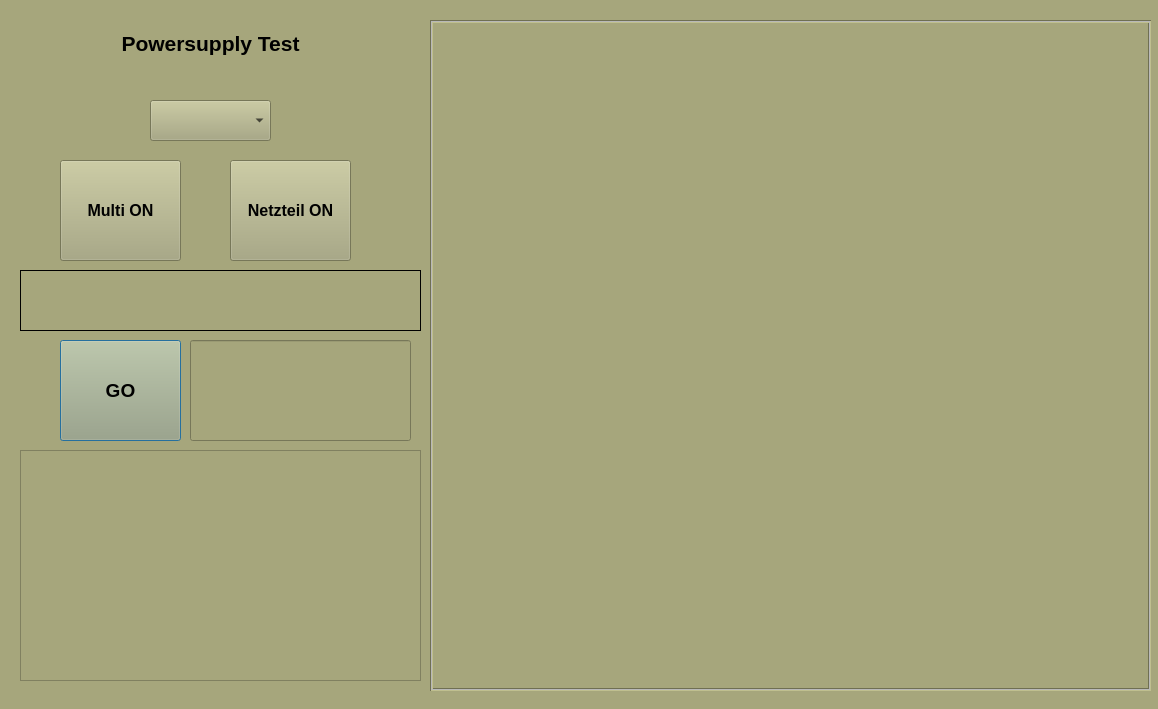
<?xml version="1.0" encoding="UTF-8"?>
<ui version="4.0">
 <class>Dialog</class>
 <widget class="QDialog" name="Dialog">
  <property name="geometry">
   <rect>
    <x>0</x>
    <y>0</y>
    <width>1158</width>
    <height>709</height>
   </rect>
  </property>
  <property name="windowTitle">
   <string>Dialog</string>
  </property>
  <property name="styleSheet">
   <string notr="true">background-color: rgb(166, 166, 124);</string>
  </property>
  <widget class="QComboBox" name="AC_DC_box">
   <property name="geometry">
    <rect>
     <x>150</x>
     <y>100</y>
     <width>121</width>
     <height>41</height>
    </rect>
   </property>
   <property name="font">
    <font>
     <pointsize>12</pointsize>
     <weight>75</weight>
     <bold>true</bold>
    </font>
   </property>
  </widget>
  <widget class="QLabel" name="title_label">
   <property name="geometry">
    <rect>
     <x>110</x>
     <y>30</y>
     <width>201</width>
     <height>51</height>
    </rect>
   </property>
   <property name="font">
    <font>
     <pointsize>16</pointsize>
     <weight>75</weight>
     <bold>true</bold>
    </font>
   </property>
   <property name="text">
    <string>Powersupply Test
</string>
   </property>
   <property name="alignment">
    <set>Qt::AlignCenter</set>
   </property>
  </widget>
  <widget class="QPushButton" name="test_button">
   <property name="geometry">
    <rect>
     <x>60</x>
     <y>340</y>
     <width>121</width>
     <height>101</height>
    </rect>
   </property>
   <property name="font">
    <font>
     <pointsize>14</pointsize>
     <weight>75</weight>
     <bold>true</bold>
    </font>
   </property>
   <property name="text">
    <string>GO</string>
   </property>
  </widget>
  <widget class="QLineEdit" name="result_edit">
   <property name="geometry">
    <rect>
     <x>190</x>
     <y>340</y>
     <width>221</width>
     <height>101</height>
    </rect>
   </property>
   <property name="font">
    <font>
     <pointsize>11</pointsize>
     <weight>75</weight>
     <bold>true</bold>
    </font>
   </property>
   <property name="alignment">
    <set>Qt::AlignCenter</set>
   </property>
  </widget>
  <widget class="QLabel" name="image_label">
   <property name="geometry">
    <rect>
     <x>430</x>
     <y>20</y>
     <width>721</width>
     <height>671</height>
    </rect>
   </property>
   <property name="frameShape">
    <enum>QFrame::Box</enum>
   </property>
   <property name="frameShadow">
    <enum>QFrame::Sunken</enum>
   </property>
   <property name="midLineWidth">
    <number>1</number>
   </property>
   <property name="text">
    <string/>
   </property>
  </widget>
  <widget class="QPushButton" name="PS_button">
   <property name="geometry">
    <rect>
     <x>230</x>
     <y>160</y>
     <width>121</width>
     <height>101</height>
    </rect>
   </property>
   <property name="font">
    <font>
     <pointsize>12</pointsize>
     <weight>75</weight>
     <bold>true</bold>
    </font>
   </property>
   <property name="text">
    <string>Netzteil ON</string>
   </property>
  </widget>
  <widget class="QPushButton" name="MM_button">
   <property name="geometry">
    <rect>
     <x>60</x>
     <y>160</y>
     <width>121</width>
     <height>101</height>
    </rect>
   </property>
   <property name="font">
    <font>
     <pointsize>12</pointsize>
     <weight>75</weight>
     <bold>true</bold>
    </font>
   </property>
   <property name="text">
    <string>Multi ON</string>
   </property>
  </widget>
  <widget class="QLabel" name="info_label">
   <property name="geometry">
    <rect>
     <x>20</x>
     <y>450</y>
     <width>401</width>
     <height>231</height>
    </rect>
   </property>
   <property name="font">
    <font>
     <pointsize>12</pointsize>
     <weight>75</weight>
     <bold>true</bold>
    </font>
   </property>
   <property name="frameShape">
    <enum>QFrame::StyledPanel</enum>
   </property>
   <property name="text">
    <string/>
   </property>
   <property name="alignment">
    <set>Qt::AlignCenter</set>
   </property>
  </widget>
  <widget class="QLabel" name="textBrowser">
   <property name="geometry">
    <rect>
     <x>20</x>
     <y>270</y>
     <width>401</width>
     <height>61</height>
    </rect>
   </property>
   <property name="font">
    <font>
     <pointsize>10</pointsize>
     <weight>75</weight>
     <bold>true</bold>
    </font>
   </property>
   <property name="frameShape">
    <enum>QFrame::Box</enum>
   </property>
   <property name="text">
    <string/>
   </property>
  </widget>
 </widget>
 <resources/>
 <connections/>
</ui>
